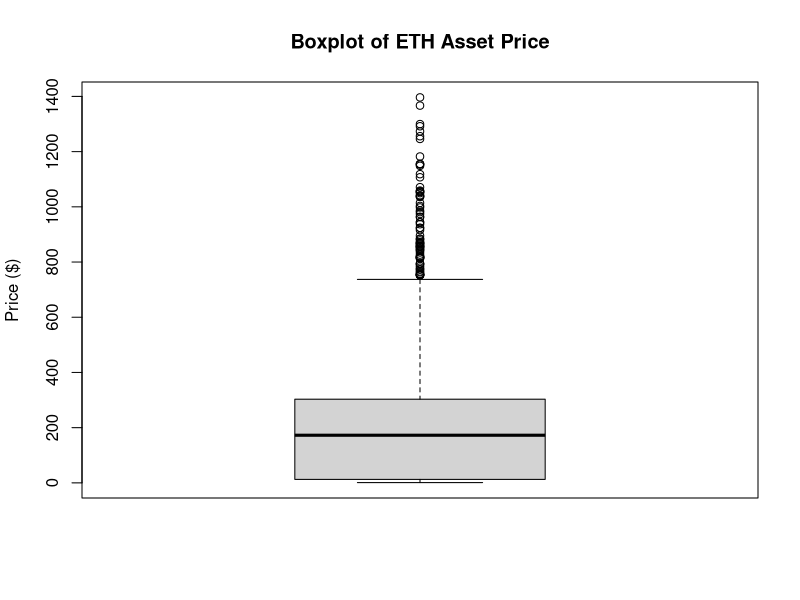
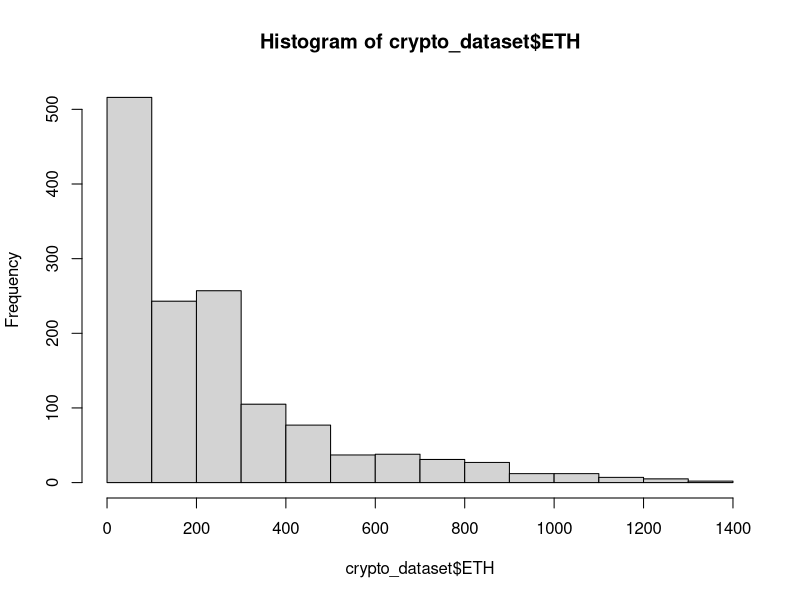
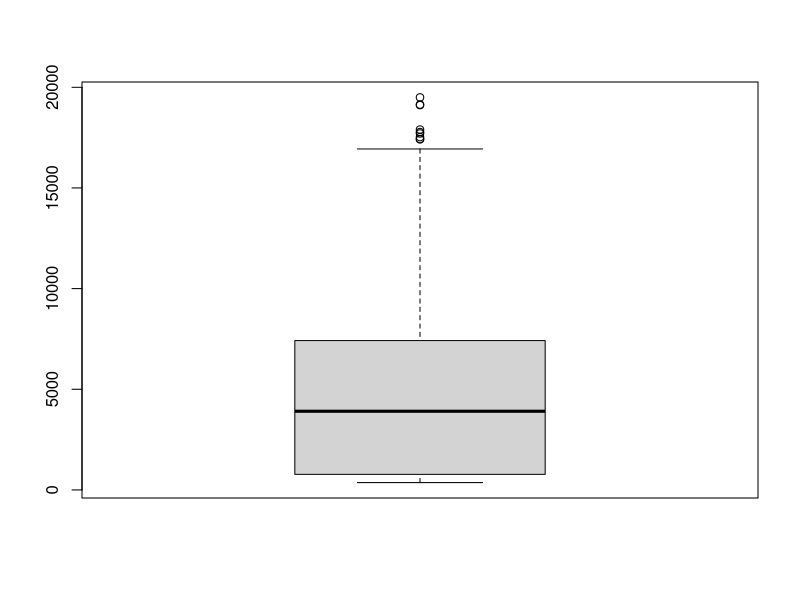
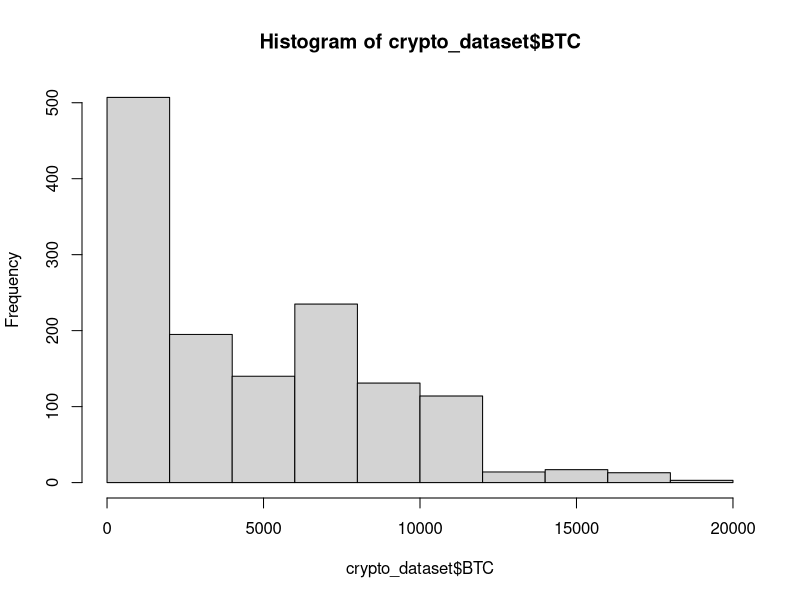
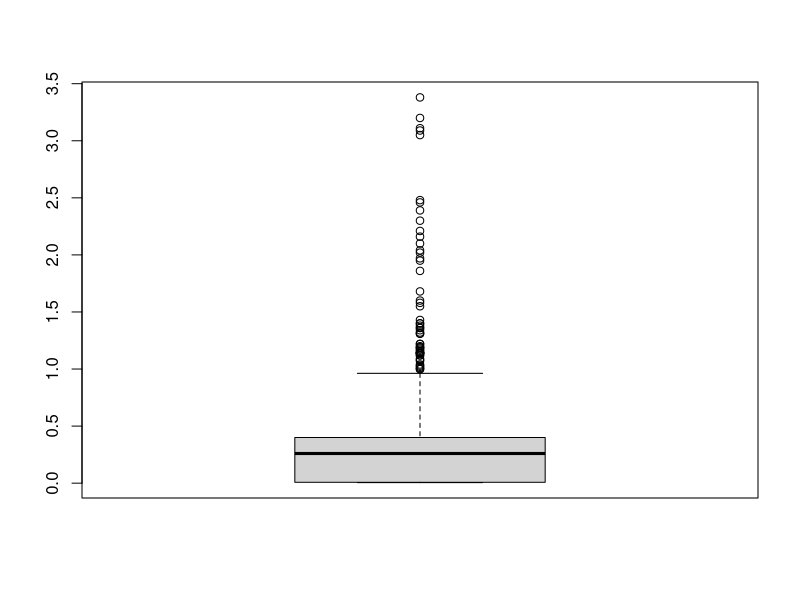
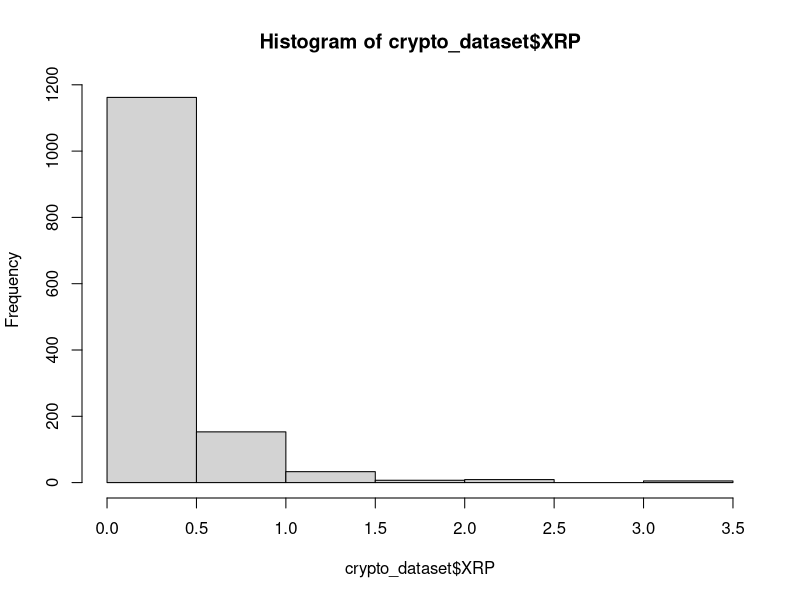
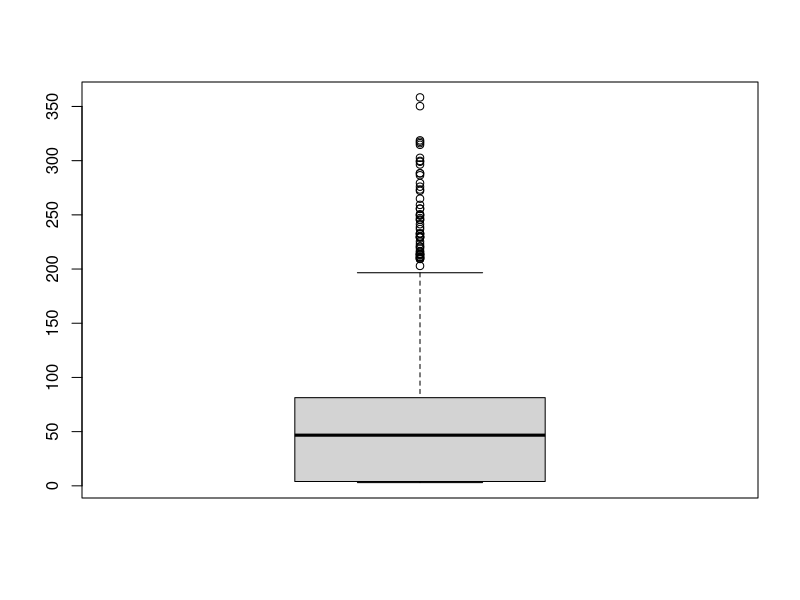
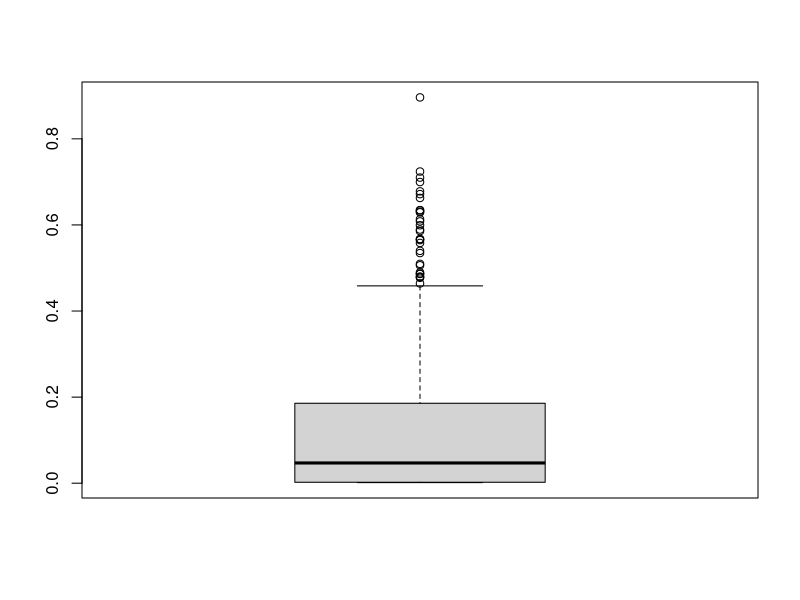

Reproduce these figures in R, in order.
# Clear the environment 
rm(list=ls())

# Install packages 
# install.packages("ggplot2",dependencies=TRUE)
# install.packages("readxl",dependencies=TRUE)
# install.packages("corrplot",dependencies=TRUE)

# Call libraries
#library(ggplot2)
library(readxl)
#library(corrplot)

# Import dataset
crypto_dataset<-read_excel("dataset1_cryptos.xlsx")

# Explore data
str(crypto_dataset) # Display the internal str ucture of an R object.

summary(crypto_dataset$ETH)
summary(crypto_dataset$BTC)
summary(crypto_dataset$XRP)
summary(crypto_dataset$LTC)
summary(crypto_dataset$XLM)


boxplot(crypto_dataset$ETH, main="Boxplot of ETH Asset Price", ylab="Price ($)")
boxplot.stats(crypto_dataset$ETH)
quantile(crypto_dataset$ETH)
outlier_count <- length(boxplot.stats(crypto_dataset$ETH)$out)
count <- length(crypto_dataset$ETH)
print((outlier_count/count)*100)
hist(crypto_dataset$ETH)

boxplot(crypto_dataset$BTC)
boxplot.stats(crypto_dataset$BTC)
quantile(crypto_dataset$BTC)
outlier_count <- length(boxplot.stats(crypto_dataset$BTC)$out)
count <- length(crypto_dataset$BTC)
print((outlier_count/count)*100)
hist(crypto_dataset$BTC)


boxplot(crypto_dataset$XRP)
boxplot.stats(crypto_dataset$XRP)
quantile(crypto_dataset$XRP)
outlier_count <- length(boxplot.stats(crypto_dataset$XRP)$out)
count <- length(crypto_dataset$XRP)
print((outlier_count/count)*100)
hist(crypto_dataset$XRP)


boxplot(crypto_dataset$LTC)




boxplot(crypto_dataset$XLM)



# a<-scan(text = "100 200 300 400 500 600 700 800 900 1000")
# boxplot(a)

# b<-scan(text = "100 200 300 400 500 500 500 500 500 500 500 600 700 800 900 1000")
# boxplot(a, b)

# c<-scan(text = "79.98 80.04 80.02 80.04 80.03 80.03 80.04 79.97
# 80.05 80.03 80.02 80.00 80.02")
# boxplot(c)


crypto_dataset<-crypto_dataset[-1]

log_crypto_dataset<-log(crypto_dataset)
summary(log_crypto_dataset)
hist(log_crypto_dataset$ETH)

var(crypto_dataset$ETH)
var(log_crypto_dataset$ETH)
mean(crypto_dataset$ETH)
mean(log_crypto_dataset$ETH)

log_ret_crypto_dataset<-as.data.frame(diff(as.matrix(log_crypto_dataset)))
summary(log_ret_crypto_dataset)
hist(log_ret_crypto_dataset$ETH)

standardized_returns <- scale(log_ret_crypto_dataset) # Demean and standardize
standardized_returns <- as.data.frame(standardized_returns)
summary(standardized_returns)
# var(standardized_returns)
